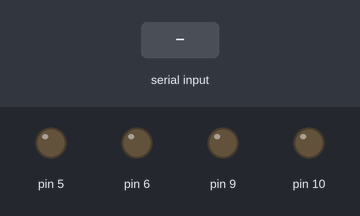
A sketch run on a simulated Arduino Uno, built with avr-gcc and run on an emulated ATmega328P. Shown: output pins drawn as LEDs (lit = HIGH). The inputs (shaded band) are chosen by the test bench.

Above: at 1.2 s.
1.3 s: "f" received over Serial
At 2.4 s:
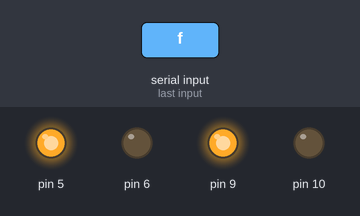
2.8 s: "b" received over Serial
At 3.5 s:
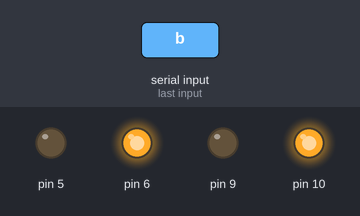
4.3 s: "l" received over Serial
At 4.7 s:
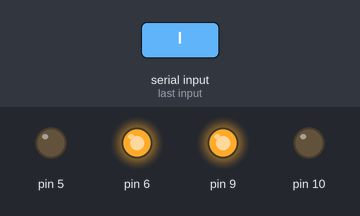
5.8 s: "r" received over Serial
At 7.0 s:
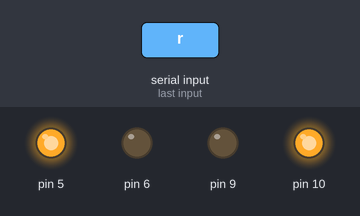
7.3 s: "s" received over Serial
At 8.2 s:
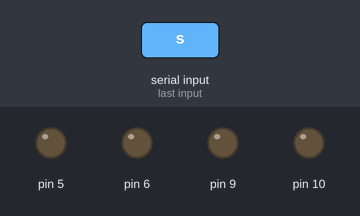
Timing chart, 0 to 9.8 s (numbered marks = the images above; inputs shaded):
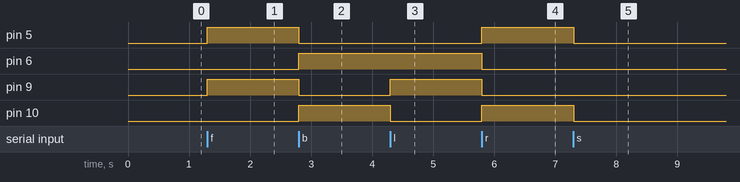

The sketch:

car.ino
```cpp
//f 前进；b 后退；l 左转；r 右转；s 后退；

void setup()
{
  pinMode(5, OUTPUT);
  pinMode(6, OUTPUT);
  pinMode(9, OUTPUT);
  pinMode(10, OUTPUT);
  Serial.begin(9600);
}

int income;
void loop()
{
  if(Serial.available()>0)
  {
   income=Serial.read();
    switch(income)
    {
      case'f':forward();break;
      case'b':back();break;
      case'l':left();break;
      case'r':right();break;
      case's':stop();break;
    }
  }
}


void forward()
{
  digitalWrite(5,HIGH);
  digitalWrite(6,LOW);
  digitalWrite(9,HIGH);
  digitalWrite(10,LOW);
}

void back()
{
  digitalWrite(5,LOW);
  digitalWrite(6,HIGH);
  digitalWrite(9,LOW);
  digitalWrite(10,HIGH);
}

void left()
{
  digitalWrite(5,LOW);
  digitalWrite(6,HIGH);
  digitalWrite(9,HIGH);
  digitalWrite(10,LOW);
}

void right()
{
  digitalWrite(5,HIGH);
  digitalWrite(6,LOW);
  digitalWrite(9,LOW);
  digitalWrite(10,HIGH);
}

void stop()
{
  digitalWrite(5,LOW);
  digitalWrite(6,LOW);
  digitalWrite(9,LOW);
  digitalWrite(10,LOW);
}
```

Measured:
- after the input at 1.3 s, pin 5, pin 9: LOW → HIGH at once
- after the input at 2.8 s, pin 5, pin 9: HIGH → LOW at once; pin 6, pin 10: LOW → HIGH at once
- after the input at 4.3 s, pin 9: LOW → HIGH at once; pin 10: HIGH → LOW at once
- after the input at 5.8 s, pin 5, pin 10: LOW → HIGH at once; pin 6, pin 9: HIGH → LOW at once
- after the input at 7.3 s, pin 5, pin 10: HIGH → LOW at once
